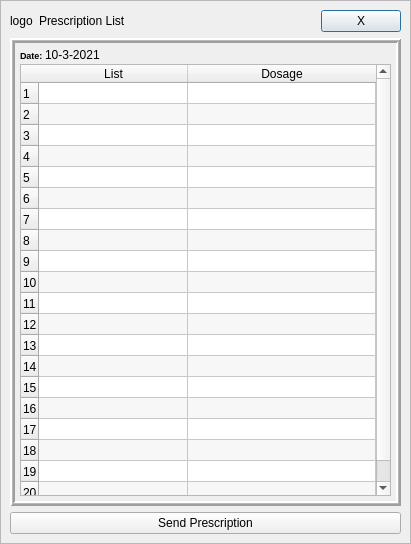
<?xml version="1.0" encoding="UTF-8"?>
<ui version="4.0">
 <class>PharmRequest</class>
 <widget class="QDialog" name="PharmRequest">
  <property name="geometry">
   <rect>
    <x>0</x>
    <y>0</y>
    <width>411</width>
    <height>544</height>
   </rect>
  </property>
  <property name="windowTitle">
   <string>Dialog</string>
  </property>
  <layout class="QVBoxLayout" name="verticalLayout">
   <property name="spacing">
    <number>0</number>
   </property>
   <property name="leftMargin">
    <number>0</number>
   </property>
   <property name="topMargin">
    <number>0</number>
   </property>
   <property name="rightMargin">
    <number>0</number>
   </property>
   <property name="bottomMargin">
    <number>0</number>
   </property>
   <item>
    <widget class="QFrame" name="bgflayer">
     <property name="frameShape">
      <enum>QFrame::StyledPanel</enum>
     </property>
     <property name="frameShadow">
      <enum>QFrame::Raised</enum>
     </property>
     <layout class="QVBoxLayout" name="verticalLayout_2">
      <item>
       <layout class="QHBoxLayout" name="horizontalLayout">
        <item>
         <widget class="QLabel" name="logo">
          <property name="sizePolicy">
           <sizepolicy hsizetype="Fixed" vsizetype="Preferred">
            <horstretch>0</horstretch>
            <verstretch>0</verstretch>
           </sizepolicy>
          </property>
          <property name="text">
           <string>logo</string>
          </property>
         </widget>
        </item>
        <item>
         <widget class="QLabel" name="label">
          <property name="sizePolicy">
           <sizepolicy hsizetype="Expanding" vsizetype="Preferred">
            <horstretch>0</horstretch>
            <verstretch>0</verstretch>
           </sizepolicy>
          </property>
          <property name="text">
           <string>Prescription List</string>
          </property>
         </widget>
        </item>
        <item>
         <widget class="QPushButton" name="exitBtn">
          <property name="cursor">
           <cursorShape>PointingHandCursor</cursorShape>
          </property>
          <property name="toolTip">
           <string>&lt;html&gt;&lt;head/&gt;&lt;body&gt;&lt;p&gt;Click to exit window&lt;/p&gt;&lt;/body&gt;&lt;/html&gt;</string>
          </property>
          <property name="text">
           <string>X</string>
          </property>
         </widget>
        </item>
       </layout>
      </item>
      <item>
       <widget class="QFrame" name="frame">
        <property name="sizePolicy">
         <sizepolicy hsizetype="Preferred" vsizetype="Expanding">
          <horstretch>0</horstretch>
          <verstretch>0</verstretch>
         </sizepolicy>
        </property>
        <property name="frameShape">
         <enum>QFrame::Box</enum>
        </property>
        <property name="frameShadow">
         <enum>QFrame::Raised</enum>
        </property>
        <property name="lineWidth">
         <number>2</number>
        </property>
        <property name="midLineWidth">
         <number>1</number>
        </property>
        <layout class="QVBoxLayout" name="verticalLayout_3">
         <property name="spacing">
          <number>2</number>
         </property>
         <property name="leftMargin">
          <number>5</number>
         </property>
         <property name="topMargin">
          <number>5</number>
         </property>
         <property name="rightMargin">
          <number>5</number>
         </property>
         <property name="bottomMargin">
          <number>5</number>
         </property>
         <item>
          <layout class="QHBoxLayout" name="horizontalLayout_3">
           <item>
            <widget class="QLabel" name="label_3">
             <property name="sizePolicy">
              <sizepolicy hsizetype="Fixed" vsizetype="Preferred">
               <horstretch>0</horstretch>
               <verstretch>0</verstretch>
              </sizepolicy>
             </property>
             <property name="font">
              <font>
               <family>Tahoma</family>
               <pointsize>7</pointsize>
               <weight>75</weight>
               <bold>true</bold>
              </font>
             </property>
             <property name="text">
              <string>Date:</string>
             </property>
            </widget>
           </item>
           <item>
            <widget class="QLabel" name="label_2">
             <property name="text">
              <string>10-3-2021</string>
             </property>
            </widget>
           </item>
          </layout>
         </item>
         <item>
          <widget class="QTableWidget" name="pharmList">
           <property name="sizeAdjustPolicy">
            <enum>QAbstractScrollArea::AdjustToContents</enum>
           </property>
           <property name="editTriggers">
            <set>QAbstractItemView::AllEditTriggers</set>
           </property>
           <property name="alternatingRowColors">
            <bool>true</bool>
           </property>
           <property name="selectionMode">
            <enum>QAbstractItemView::SingleSelection</enum>
           </property>
           <property name="rowCount">
            <number>20</number>
           </property>
           <property name="columnCount">
            <number>2</number>
           </property>
           <attribute name="horizontalHeaderCascadingSectionResizes">
            <bool>true</bool>
           </attribute>
           <attribute name="horizontalHeaderMinimumSectionSize">
            <number>8</number>
           </attribute>
           <attribute name="horizontalHeaderDefaultSectionSize">
            <number>149</number>
           </attribute>
           <attribute name="horizontalHeaderStretchLastSection">
            <bool>true</bool>
           </attribute>
           <attribute name="verticalHeaderDefaultSectionSize">
            <number>21</number>
           </attribute>
           <attribute name="verticalHeaderShowSortIndicator" stdset="0">
            <bool>true</bool>
           </attribute>
           <row/>
           <row/>
           <row/>
           <row/>
           <row/>
           <row/>
           <row/>
           <row/>
           <row/>
           <row/>
           <row/>
           <row/>
           <row/>
           <row/>
           <row/>
           <row/>
           <row/>
           <row/>
           <row/>
           <row/>
           <column>
            <property name="text">
             <string>List</string>
            </property>
           </column>
           <column>
            <property name="text">
             <string>Dosage</string>
            </property>
           </column>
          </widget>
         </item>
        </layout>
       </widget>
      </item>
      <item>
       <layout class="QHBoxLayout" name="horizontalLayout_2">
        <item>
         <widget class="QPushButton" name="sendBtn">
          <property name="cursor">
           <cursorShape>PointingHandCursor</cursorShape>
          </property>
          <property name="toolTip">
           <string>&lt;html&gt;&lt;head/&gt;&lt;body&gt;&lt;p&gt;Click to send prescription to Pharmacy&lt;/p&gt;&lt;/body&gt;&lt;/html&gt;</string>
          </property>
          <property name="text">
           <string>Send Prescription</string>
          </property>
         </widget>
        </item>
       </layout>
      </item>
     </layout>
    </widget>
   </item>
  </layout>
 </widget>
 <resources/>
 <connections/>
</ui>
